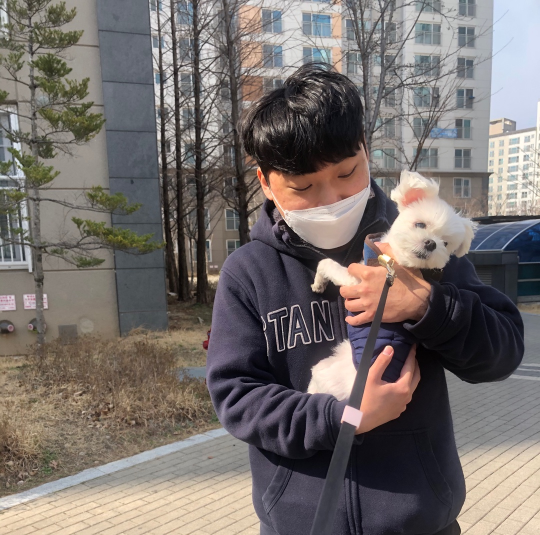
#> input picture computerVision/hw2/ggong.jpg, 1080 x 1070 px, found by its file name (shown at 1/2 size)
$ python hw2.py
#> lines starting #> are read from the running program, lines starting #| are printed output that depends on the picture; after the words box and inside, x2 and y2 are one past the last pixel; in counts of white or black regions, pixels touching at a corner belong together
import cv2
import numpy as np

image = cv2.imread('D:\Study\\algorithm\computerVision\hw2\ggong.jpg')
#> image is the input picture: shape (1070, 1080, 3); mean B, G, R 108.2, 111.2, 118.7

title = 'ggong with wk'
cv2.rectangle(image, (750, 350), (950, 550), (0, 0, 255), 2)
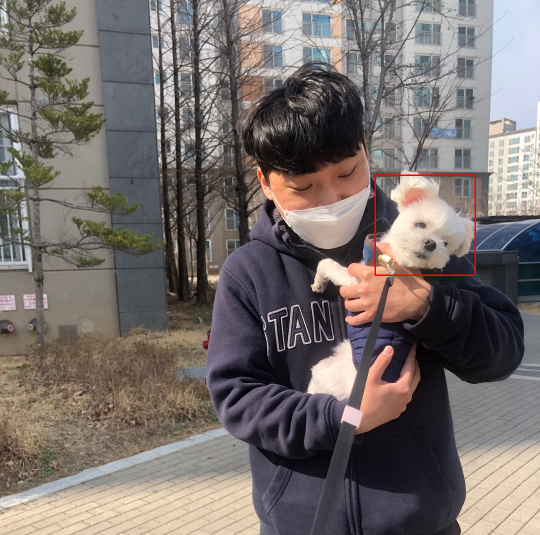
#> image: shape (1070, 1080, 3) (shown at 1/2 size); 0.21% of pixels changed, all inside (x1, y1, x2, y2) = (749, 349, 952, 552)
cv2.putText(image, 'dog', (750, 330), cv2.FONT_HERSHEY_PLAIN, 2, (0, 0, 255), thickness = 2)
#> image: shape (1070, 1080, 3); 0.03% of pixels changed, all inside (x1, y1, x2, y2) = (753, 309, 808, 336)

cv2.imshow(title, image)
cv2.waitKey(0)
